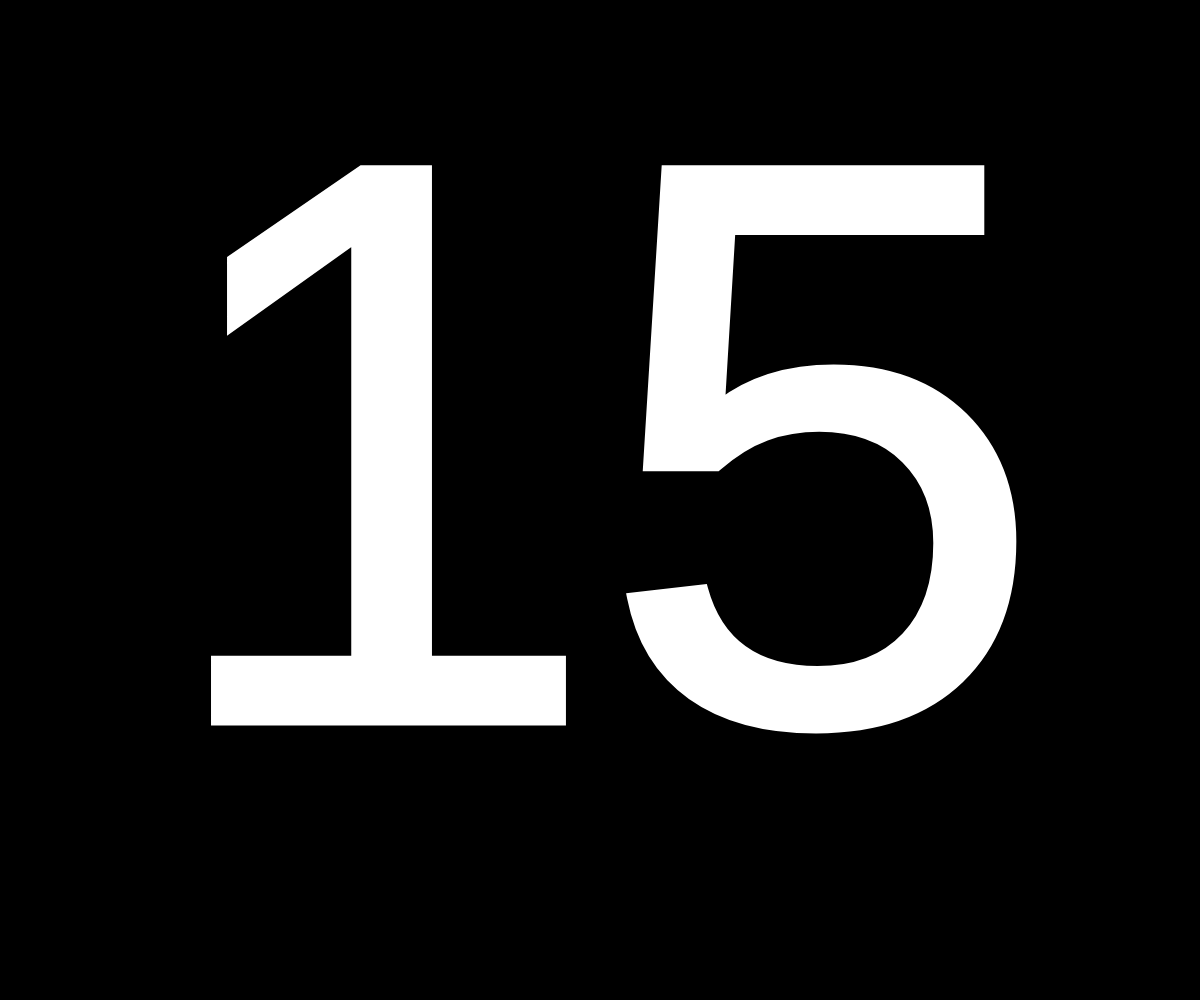
Frame 1 (no input)
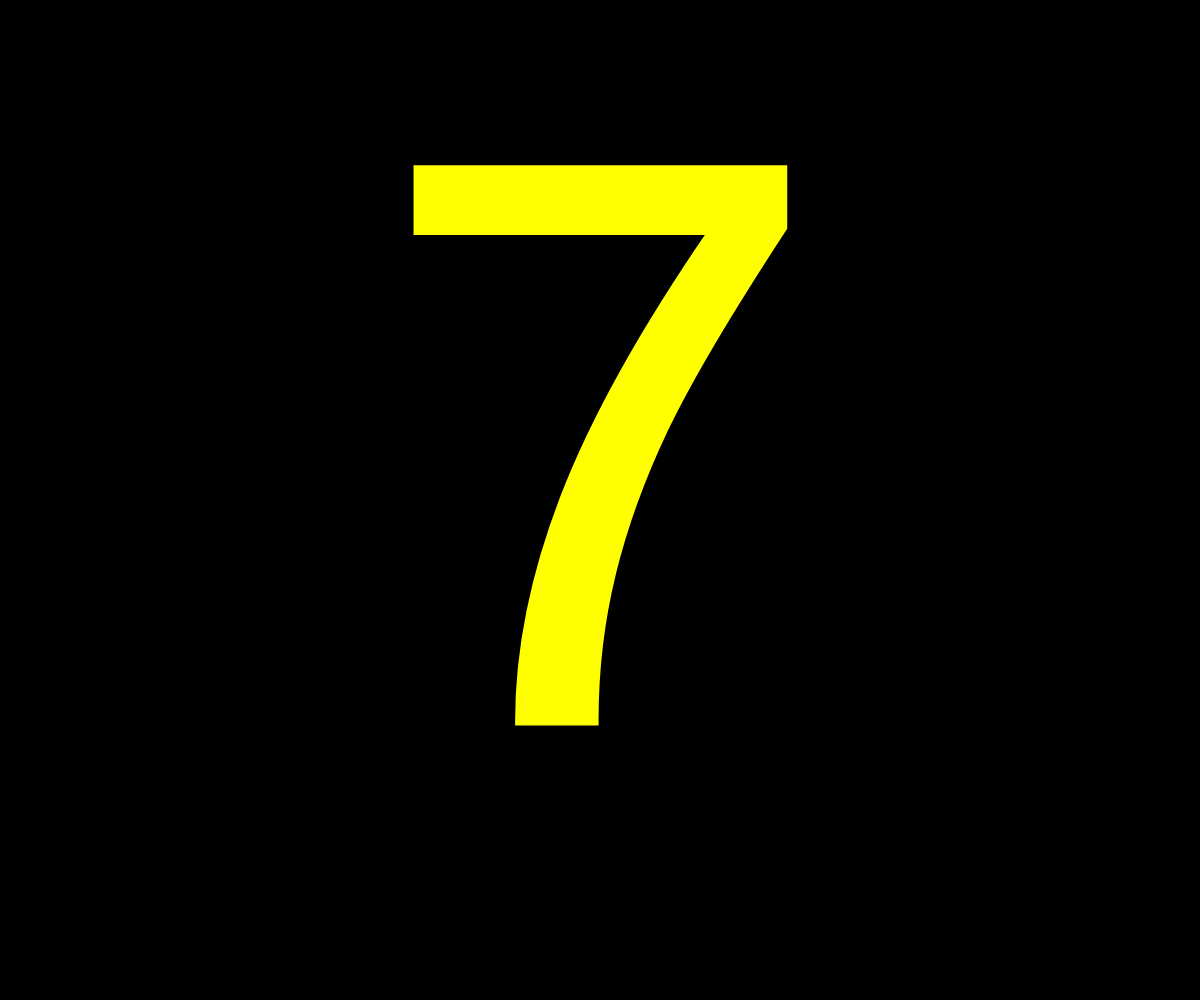
Frame 60 (no input)
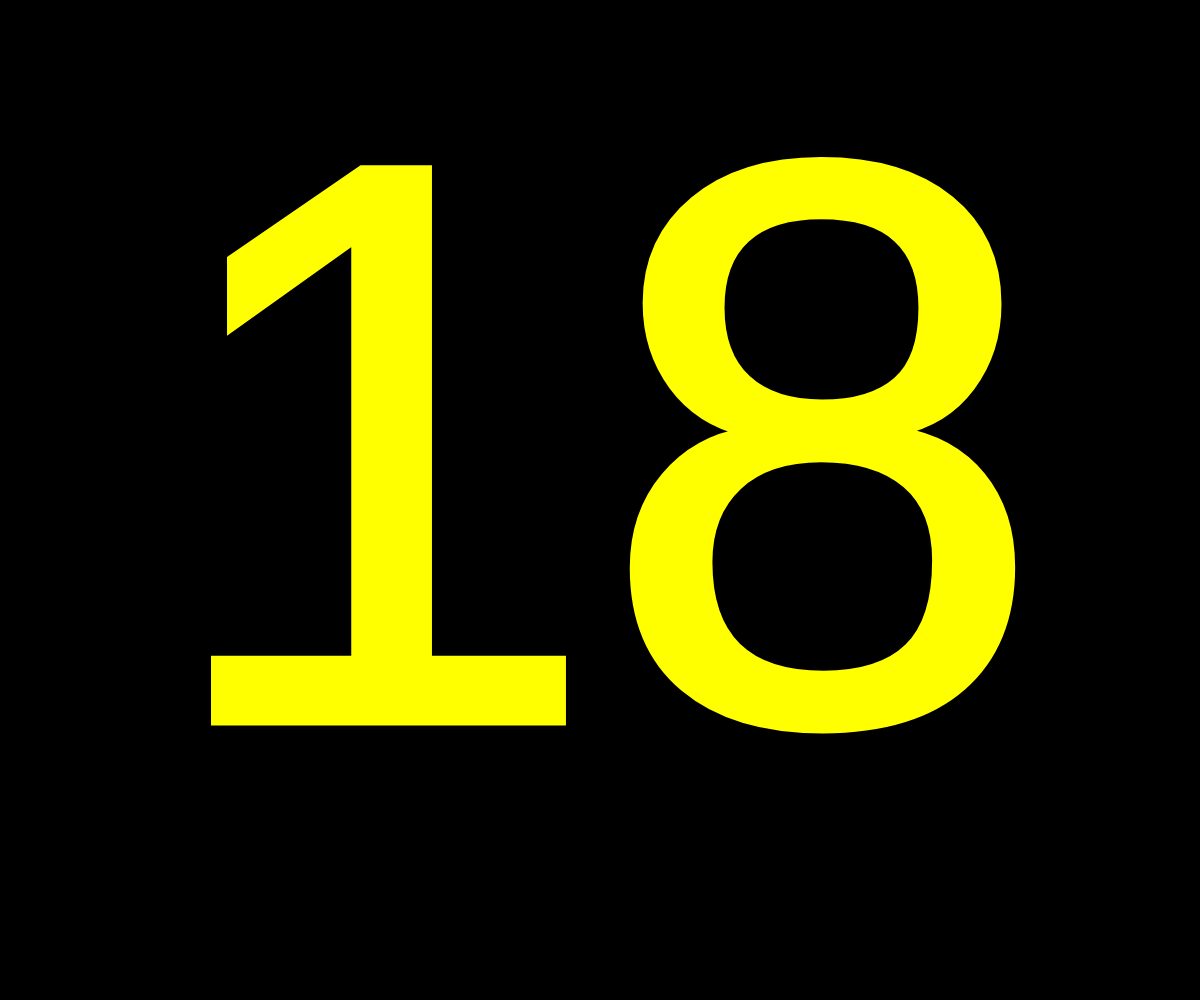
Frame 120 (the mouse pressed at the canvas centre since frame 60)

The p5.js sketch that drew these frames (run headless with seeded random() and noise() and a simulated clock; from frame 60 on, the mouse is pressed at the canvas centre):

// p5.js sketch
// ── sketch.js
var counter = 0;
var r;


function setup() {
  createCanvas(windowWidth, windowHeight);
  textSize(800);
  textAlign(CENTER, CENTER);
  strokeWeight(10);
}

function draw() {
  background(0);
  fill(255, 255, 0);
  stroke(255, 255, 0);

  if (counter <= 40) {
    fill(255, 255, 255);
    stroke(255, 255, 255);
    if (counter % 2 === 0) {
      r = round(random(1, 20));
    }
  }

  text(r, width / 2, height / 2)


  counter++;
}

function mousePressed() {
  counter = 0;
}
